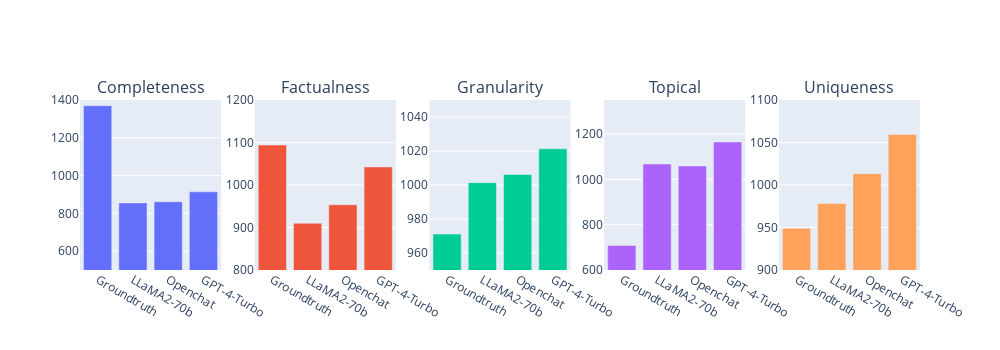

Source (notebook cell):
### Code cell
import pandas as pd
import plotly.graph_objects as go
from plotly.subplots import make_subplots

scales = [[500, 1400], [800, 1200], [950, 1050], [600, 1350], [900, 1100]]

# Create a subplot with 1 row and 5 columns (for 5 plots)
fig = make_subplots(rows=1, cols=5, subplot_titles=metrics_names)

# Iterate through each metric and add a bar plot to the subplot
for i, metric_name in enumerate(metrics_names, start=1):
    fig.update_yaxes(range=scales[i-1], row=1, col=i)
    data = elo_ratings_dict[metric_name]
    model_names = list(data.keys())
    elo_ratings = list(data.values())

    plot_data = pd.DataFrame({"Model": model_names, "Elo Rating": elo_ratings})
    fig.add_trace(
        go.Bar(x=plot_data['Model'], y=plot_data['Elo Rating'], name=metric_name),
        row=1, col=i
    )

# Update layout if necessary
fig.update_layout(height=350, width=200 * 5, showlegend=False)

# Save and show the figure
fig.write_image("output/elo_ranking_horizontal.pdf")
fig.show()

### Figure 1 — Plotly figure (JSON) as saved in the notebook; plotly's stock layout.template omitted (floating-point values rounded to 4 significant figures)
{"data": [{"name": "Completeness", "type": "bar", "x": ["Groundtruth", "LLaMA2-70b", "Openchat", "GPT-4-Turbo"], "xaxis": "x", "y": [1370.0, 855.3, 861.0, 913.7], "yaxis": "y"}, {"name": "Factualness", "type": "bar", "x": ["Groundtruth", "LLaMA2-70b", "Openchat", "GPT-4-Turbo"], "xaxis": "x2", "y": [1094.0, 910.1, 953.5, 1042.0], "yaxis": "y2"}, {"name": "Granularity", "type": "bar", "x": ["Groundtruth", "LLaMA2-70b", "Openchat", "GPT-4-Turbo"], "xaxis": "x3", "y": [971.1, 1001.0, 1006.0, 1021.0], "yaxis": "y3"}, {"name": "Topical", "type": "bar", "x": ["Groundtruth", "LLaMA2-70b", "Openchat", "GPT-4-Turbo"], "xaxis": "x4", "y": [708.5, 1067.0, 1059.0, 1165.0], "yaxis": "y4"}, {"name": "Uniqueness", "type": "bar", "x": ["Groundtruth", "LLaMA2-70b", "Openchat", "GPT-4-Turbo"], "xaxis": "x5", "y": [949.1, 978.2, 1013.0, 1059.0], "yaxis": "y5"}], "layout": {"annotations": [{"font": {"size": 16}, "showarrow": false, "text": "Completeness", "x": 0.084, "xanchor": "center", "xref": "paper", "y": 1, "yanchor": "bottom", "yref": "paper"}, {"font": {"size": 16}, "showarrow": false, "text": "Factualness", "x": 0.292, "xanchor": "center", "xref": "paper", "y": 1, "yanchor": "bottom", "yref": "paper"}, {"font": {"size": 16}, "showarrow": false, "text": "Granularity", "x": 0.5, "xanchor": "center", "xref": "paper", "y": 1, "yanchor": "bottom", "yref": "paper"}, {"font": {"size": 16}, "showarrow": false, "text": "Topical", "x": 0.708, "xanchor": "center", "xref": "paper", "y": 1, "yanchor": "bottom", "yref": "paper"}, {"font": {"size": 16}, "showarrow": false, "text": "Uniqueness", "x": 0.916, "xanchor": "center", "xref": "paper", "y": 1, "yanchor": "bottom", "yref": "paper"}], "height": 350, "showlegend": false, "width": 1000, "xaxis": {"anchor": "y", "domain": [0, 0.168]}, "xaxis2": {"anchor": "y2", "domain": [0.208, 0.376]}, "xaxis3": {"anchor": "y3", "domain": [0.416, 0.584]}, "xaxis4": {"anchor": "y4", "domain": [0.624, 0.792]}, "xaxis5": {"anchor": "y5", "domain": [0.832, 1]}, "yaxis": {"anchor": "x", "domain": [0, 1], "range": [500, 1400]}, "yaxis2": {"anchor": "x2", "domain": [0, 1], "range": [800, 1200]}, "yaxis3": {"anchor": "x3", "domain": [0, 1], "range": [950, 1050]}, "yaxis4": {"anchor": "x4", "domain": [0, 1], "range": [600, 1350]}, "yaxis5": {"anchor": "x5", "domain": [0, 1], "range": [900, 1100]}}}
